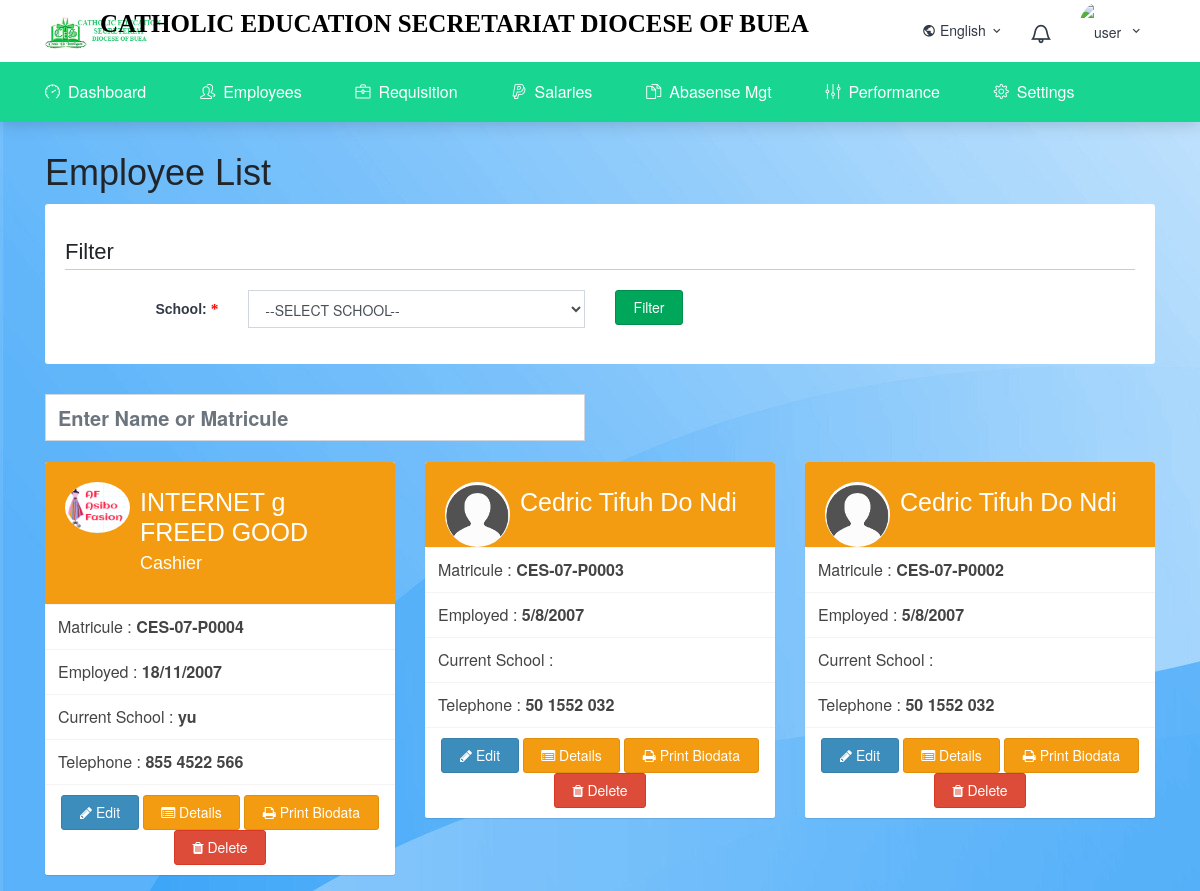
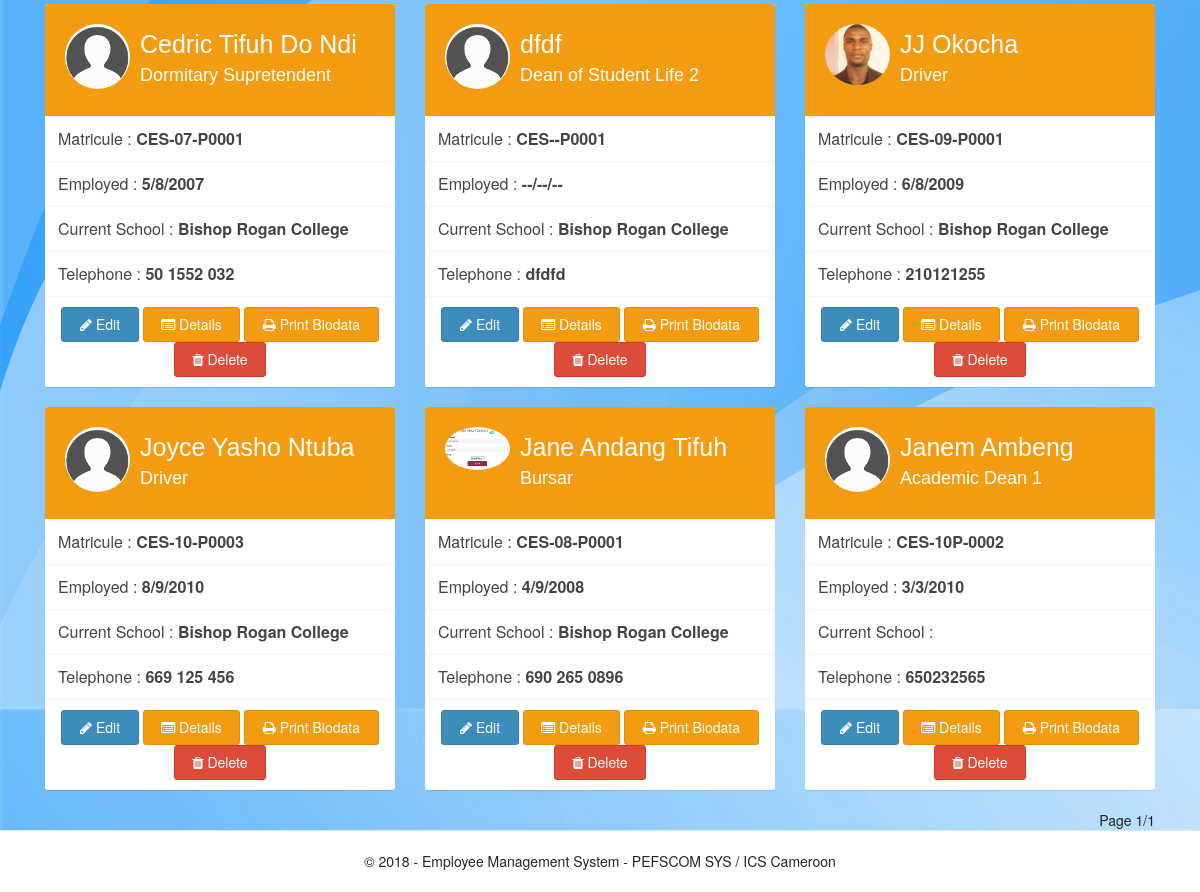
The app's page /admin/employee_list.php with its own data (2 pictures, top to bottom).
### tables this page shows
CREATE TABLE `employees` (
  `id` int(50) NOT NULL,
  `profile` varchar(400) NOT NULL,
  `entry_day` varchar(400) NOT NULL,
  `entry_month` varchar(400) NOT NULL,
  `p_issue` varchar(400) NOT NULL,
  `fname` varchar(400) NOT NULL,
  `matricule` varchar(400) NOT NULL,
  `position` varchar(400) NOT NULL,
  `entry_year` varchar(400) NOT NULL,
  `day` varchar(400) NOT NULL,
  `month` varchar(400) NOT NULL,
  `year` varchar(400) NOT NULL,
  `status` varchar(400) NOT NULL,
  `age` varchar(400) NOT NULL,
  `extra` varchar(400) NOT NULL,
  `cat` varchar(400) NOT NULL,
  `married` varchar(400) NOT NULL,
  `qualification` varchar(400) NOT NULL,
  `contact` varchar(400) NOT NULL,
  `hqual` varchar(400) NOT NULL,
  `date` varchar(400) NOT NULL,
  `time` varchar(400) NOT NULL,
  `origin` varchar(400) NOT NULL,
  `workp` varchar(400) NOT NULL,
  `salary` varchar(400) NOT NULL,
  `nsif` varchar(400) NOT NULL,
  `sex` varchar(400) NOT NULL,
  `bank` varchar(400) NOT NULL,
  `idcard` varchar(400) NOT NULL,
  `bankname` varchar(400) NOT NULL,
  `children` varchar(400) NOT NULL,
  `schoolid` varchar(400) NOT NULL,
  `apartment` varchar(400) NOT NULL,
  `prefix` varchar(400) NOT NULL,
  `sac` varchar(400) NOT NULL,
  `school_id` varchar(400) NOT NULL,
  `next_of_kin` varchar(400) NOT NULL,
  `disability` varchar(400) NOT NULL,
  `religion` varchar(400) NOT NULL,
  `pref` varchar(400) NOT NULL,
  `f_name` varchar(400) NOT NULL,
  `m_name` varchar(400) NOT NULL,
  `date_issue` varchar(400) NOT NULL,
  `date_expire` varchar(50) NOT NULL,
  `id_issue` varchar(20) NOT NULL,
  `l_name` varchar(400) NOT NULL,
  `o_name` varchar(400) NOT NULL,
  `achildren` varchar(400) NOT NULL,
  `dependent` varchar(400) NOT NULL,
  `birth_place` varchar(400) NOT NULL,
  `nationality` varchar(400) NOT NULL,
  `bepha` varchar(400) NOT NULL,
  `cm` int(255) NOT NULL,
  `email` varchar(100) NOT NULL,
  `competence` text NOT NULL,
  `residence` text NOT NULL
);

CREATE TABLE `functions` (
  `id` int(50) NOT NULL,
  `function` text NOT NULL,
  `extra` text NOT NULL
);

CREATE TABLE `schools` (
  `id` int(20) NOT NULL,
  `name` varchar(100) NOT NULL,
  `address` text NOT NULL,
  `abbreviation` varchar(30) NOT NULL,
  `tel` varchar(30) NOT NULL,
  `email` varchar(60) NOT NULL,
  `website` varchar(100) NOT NULL,
  `logo` text NOT NULL,
  `time_added` timestamp NOT NULL DEFAULT CURRENT_TIMESTAMP
);

### admin/employee_list.php (the view, shortened to what this page needs)
<?php
include_once '../classes/class.Constants.php';
$db = new dbc();
$dbc = $db->get_instance();
if(isset($_GET['filter']))
{
    $school = filter($_GET['school']);
    $query = "SELECT * FROM `employees` WHERE `school_id` = '$school' ";
    $result = mysqli_query($dbc, $query)
        or die('Error');
    $page_number  = 1;
    $page_count = 1;
    $count = 1;
}
else {
    $results_per_page = 30;
    if(isset($_GET['page']))
    {
        $page_number = filter($_GET['page']);
        $inter  = $page_number - 1;
        $count = (int) ($inter * $results_per_page) + 1;
    }
    else
    {
        $page_number = 1;
    }
    if($page_number < 2)
    {
        $start = 0;
    }
     else {
         $start = (($page_number - 1) * ($results_per_page));
    }
    $query = "SELECT * from `employees`  ";
    $result  = mysqli_query($dbc, $query);
    $total = mysqli_num_rows($result);
    if($results_per_page >= 1)
    {
       $number_of_pages = ceil($total/$results_per_page);
       if($number_of_pages < 1)
       {
           $page_count = 1;
       }
       else
       {
           $page_count = $number_of_pages;
       }
    }
    else
    {
        $error = "Results Per page Cannot be zero or Less";
        $page_count = 1;
    }
    $end = $results_per_page;
    $query = "SELECT * FROM `employees`  ORDER BY `id` DESC LIMIT $start, $end";
    $result = mysqli_query($dbc, $query)
            or die("Error");
}
function getFunction($id)
{
    global $dbc;
    $query = "SELECT `function` FROM `functions` WHERE `id` = '$id' ";
    $result = mysqli_query($dbc, $query)
        or die("Error");
    list($function)  = mysqli_fetch_array($result);
    return $function;
}
function getSchool($id)
{
    global $dbc;
    $query = "SELECT `name` FROM `schools` WHERE `id` = '$id' ";
    $result = mysqli_query($dbc, $query)
        or die("Error");
    list($school) = mysqli_fetch_array($result);
    return $school;
}
include_once 'includes/head.php';
 ?>
 <link rel="stylesheet" href="../assets/css/lib/sweetalert2.min.css">
 <?php
include_once 'includes/top_bar.php';
include_once 'includes/navigation.php';
  ?>
  <br>
  <div class="wrapper">
      <div class="container-fluid">
           <div class="row">
               <div class="col-md-12">
                   <h1>Employee List</h1>
               </div>
           </div>
          <div class="row">
              <div class="col-md-12">
                  <div class="card-box">
                      <h2 class="page-header">
                          Filter
                      </h2>
                      <form class="" action="" method="get">
                          <div class="row">
                              <div class="col-md-6">
                                  <div class="form-group row">
                                      <label for="" class="col-sm-4 col-form-label">
                                          School:
                                          <span class="required">*</span>
                                      </label>
                                      <div class="col-sm-8">
                                          <select class="form-control" name="school">
                                              <option value="">--SELECT SCHOOL--</option>
                                          </select>
                                      </div>
                                  </div>
                              </div>
                              <div class="col-md-6">
                                  <div class="form-group row">
                                      <div class="col-sm-8">
                                          <input type="submit" name="filter" value="Filter"
                                           class="btn btn-success">
                                      </div>
                                  </div>
                              </div>
                          </div>
                      </form>
                  </div>
              </div>
          </div>
          <div class="row">
              <div class="col-md-6 col-md-offset-6">
                  <input type="text" name="" value="" class="form-control search-box"
                  placeholder="Enter Name or Matricule" id="search" autocomplete="off">
              </div>
          </div>
          <br>
          <div class="row" id="data">
              <?php
              while($row = mysqli_fetch_array($result))
              {
                  $defaultUser = '../' . Constants::DEFAULT_AVATAR;
                  $avatar = $row['profile'];
                  if(!empty($avatar))
                  {
                      if(file_exists('../' . $avatar))
                      {
                          $avatar = '../' . $avatar;
                      }
                      else {
                          $avatar = $defaultUser;
                      }
                  }
                  else {
                      $avatar = $defaultUser;
                  }
                  ?>
                  <div class="col-md-4">
                    <div class="box box-widget widget-user-2">
                      <div class="widget-user-header bg-yellow">
                        <div class="widget-user-image">
                          <img class="img-circle" src="<?php echo $avatar; ?>" alt="User Avatar">
                        </div>
                        <h3 class="widget-user-username"><?php echo $row['fname']; ?></h3>
                        <h4 class="widget-user-desc"><?php echo getFunction($row['position']);  ?></h4>
                      </div>
                      <div class="box-footer no-padding">
                        <ul class="nav nav-stacked nav-me">
                            <li>
                                <a href="#">
                                    Matricule :
                                    <strong><?php echo $row['matricule']; ?></strong>
                                </a>
                            </li>
                          <li>
                              <a href="#">Employed : <strong> <?php echo $row['entry_day'] . '/' .
                                    $row['entry_month'] . '/' . $row['entry_year']; ?> </strong>
                              </a>
                         </li>
                          <li>
                              <a href="#">
                                  Current School :
                                  <span class="">
                                      <strong>
                                          <?php echo getSchool($row['school_id']); ?>
                                      </strong>
                                  </span>
                              </a>
                          </li>
                          <li><a href="#">
                              Telephone :
                              <strong class=""><?php echo $row['contact']; ?></strong>
                                </a>
                          </li>
                          <li class="text-center last-list">
                              <span>
                                  <a href="edit_profile.php?matricule=<?php echo $row['matricule']; ?>" class="btn btn-primary">
                                  <i class="fa fa-pencil"></i>
                                  Edit
                                    </a>
                            </span>
                              <span>
                                  <a href="employee_details.php?matricule=<?php echo $row['matricule']; ?>"
                                      class="btn btn-warning">
                                      <i class="fa fa-list-alt"></i>
                                      Details
                                  </a>
                              </span>
                              <span>
                                  <a href="#" class="btn btn-warning biodata"
                                  data-id1="<?php echo $row['matricule']; ?>">
                                      <i class="fa fa-print"></i>
                                      Print Biodata
                                  </a>
                              </span>
                              <span>
                                  <a href="#" class="btn btn-danger delete"
                                  data-id1="<?php echo $row['matricule']; ?>">
                                      <i class="fa fa-trash"></i>
                                      Delete
                                  </a>
                              </span>
                          </li>
                        </ul>
                      </div>
                    </div>
                  </div>
                  <?php
              }
               ?>
          </div>
          <div class="row">
              <div class="col-md-12">
                  <div class="pull-right">
                      Page <?php echo $page_number; ?>/<?php echo $page_count; ?>
                  </div>
              </div>
          </div>
          <div class="row">
              <div class="col-md-12">
              </div>
          </div>
      </div>
  </div>
  <?php
include_once 'includes/footer.php';
   ?>
 <?php
include_once 'includes/end.php';
  ?>

### assets/css/app.css (style rules this page uses)
body { background: url('../images/bg.jpg'); }
.required { font-family: serif; font-size: 1.1em; color: red; }
.col-form-label { text-align: right; font-weight: bold; }
.nav-stacked > li > a { border-radius: 0; border-top: 0; border-left: 3px solid transparent; color: #444; display: block; padding: 10px; font-size: 16px; }
.nav-me { display: block; }
.img-circle { border-radius: 50%; }
.last-list { padding: 10px; }
.search-box { font-size: 20px; color: #222; font-weight: bold; }

### records on screen
employees: shows a picture, fname "INTERNET g FREED GOOD", position.function "Cashier", matricule "CES-07-P0004", entry_day "18", entry_month "11", entry_year "2007", school.name "yu", contact "855 4522 566"
employees: fname "Cedric Tifuh Do Ndi", matricule "CES-07-P0003", entry_day "5", entry_month "8", entry_year "2007", contact "50 1552 032"
employees: fname "Cedric Tifuh Do Ndi", matricule "CES-07-P0002", entry_day "5", entry_month "8", entry_year "2007", contact "50 1552 032"
employees: fname "Cedric Tifuh Do Ndi", position.function "Dormitary Supretendent", matricule "CES-07-P0001", entry_day "5", entry_month "8", entry_year "2007", school.name "Bishop Rogan College", contact "50 1552 032"
employees: fname "dfdf", position.function "Dean of Student Life 2", matricule "CES--P0001", entry_day "--", entry_month "--", entry_year "--", school.name "Bishop Rogan College", contact "dfdfd"
employees: shows a picture, fname "JJ Okocha", position.function "Driver", matricule "CES-09-P0001", entry_day "6", entry_month "8", entry_year "2009", school.name "Bishop Rogan College", contact "210121255"
employees: fname "Joyce Yasho Ntuba", position.function "Driver", matricule "CES-10-P0003", entry_day "8", entry_month "9", entry_year "2010", school.name "Bishop Rogan College", contact "669 125 456"
employees: shows a picture, fname "Jane Andang Tifuh", position.function "Bursar", matricule "CES-08-P0001", entry_day "4", entry_month "9", entry_year "2008", school.name "Bishop Rogan College", contact "690 265 0896"
employees: fname "Janem Ambeng", position.function "Academic Dean 1", matricule "CES-10P-0002", entry_day "3", entry_month "3", entry_year "2010", contact "650232565"

### other values on screen
Company::company_name "CATHOLIC EDUCATION SECRETARIAT DIOCESE OF BUEA"
$page_number "1"
$page_count "1"
